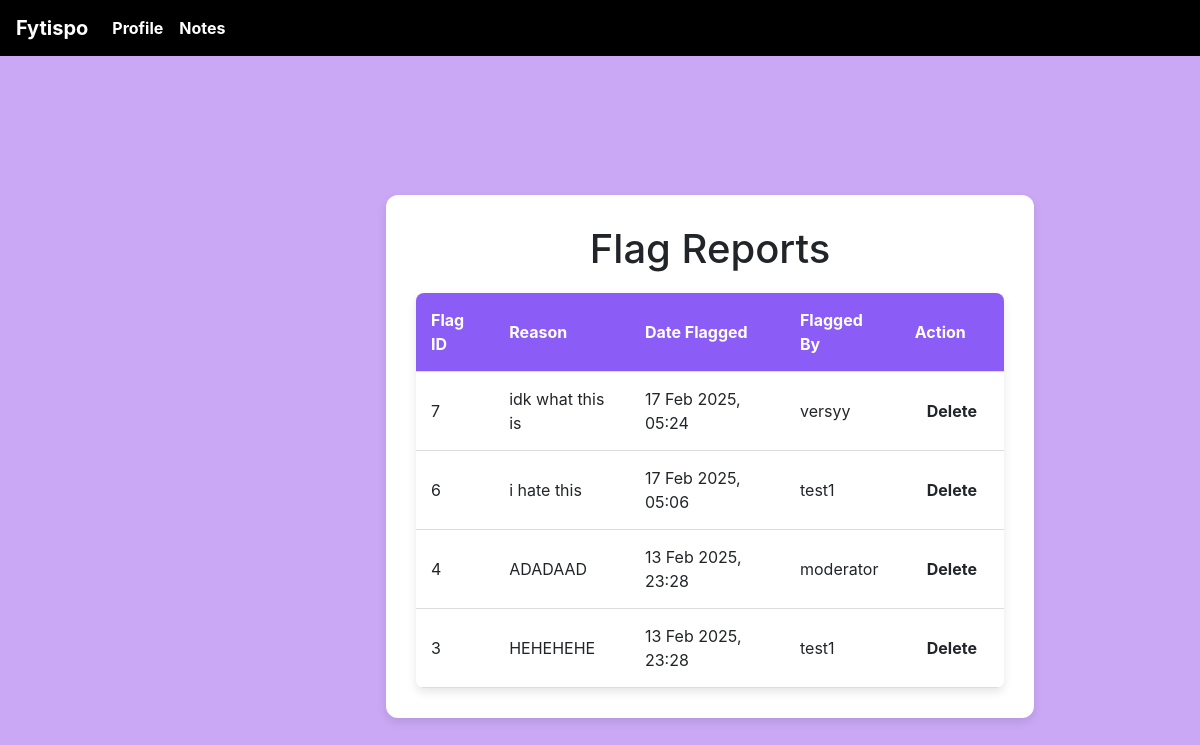
/modDashboard/modFlag/ (signed in), run on the app's committed database.
### FytispoApp/models.py (models this page shows, shortened)
class FlagReport(models.Model):
    flag_id = models.AutoField(primary_key=True)  # Primary Key (Auto-incremented)
    reason = models.CharField(max_length=255)
    date_flagged = models.DateTimeField(auto_now_add=True)
    user = models.ForeignKey(User, on_delete=models.CASCADE, related_name="flag_reports")  # Foreign Key to User (Who flagged it)
    content = models.ForeignKey(Content, on_delete=models.CASCADE, related_name="flag_reports")  # Foreign Key to Content

class User(AbstractUser):
    user_id = models.AutoField(primary_key=True)  # Primary Key (Auto-incremented)
    email = models.EmailField(unique=True, null=False)
    created_at = models.DateTimeField(auto_now_add=True)
    role = models.ForeignKey(Role, on_delete=models.CASCADE, related_name="users")  # Foreign Key to Role
    groups = models.ManyToManyField(
        "auth.Group",
        related_name="custom_user_groups",  # Prevents conflict
        blank=True
    )
    user_permissions = models.ManyToManyField(
        "auth.Permission",
        related_name="custom_user_permissions",  # Prevents conflict
        blank=True
    )

### FytispoApp/views.py (the view)
# urls.py: path('modDashboard/modFlag/', views.modFlag_views, name='modFlag'),
@login_required
def modFlag_views(request):
    flagged_reports = FlagReport.objects.all().order_by("-date_flagged")  # Get all flag reports
    return render(request, 'modFlag.html', {"flagged_reports": flagged_reports})

### FytispoApp/templates/modFlag.html (shortened to what this page needs)
{% extends 'base.html' %}
{% load static %}
{% block extra_css %}
<link rel="stylesheet" href="{% static 'CSS/modFlag.css' %}">
{% endblock %}
{% block content %}
<div class="dashboard-container">
    <div class="main-content">
        <div class="content-container">
            <h1>Flag Reports</h1>
            <table class="flagged-table">
                <thead>
                    <tr>
                        <th>Flag ID</th>
                        <th>Reason</th>
                        <th>Date Flagged</th>
                        <th>Flagged By</th>
                        <th>Action</th>
                    </tr>
                </thead>
                <tbody>
                    {% for flag in flagged_reports %}
                        <tr>
                            <td>{{ flag.flag_id }}</td>
                            <td>{{ flag.reason }}</td>
                            <td>{{ flag.date_flagged|date:"d M Y, H:i" }}</td>
                            <td>{{ flag.user.username }}</td>
                            <td>
                                <form method="POST" action="{% url 'delete_flag_report' flag.flag_id %}">
                                    <button type="submit" class="btn delete-btn">Delete</button>
                                </form>
                            </td>
                        </tr>
                    {% empty %}
                        <tr>
                            <td colspan="5">No flag reports available.</td>
                        </tr>
                    {% endfor %}
                </tbody>
            </table>
        </div>
    </div>
</div>
{% endblock %}

### FytispoApp/static/CSS/modFlag.css (style rules this page uses)
body, html { background-color: #caa8f5; height: 100%; margin: 0; padding: 0; overflow-x: hidden; }
.main-content { flex-grow: 1; margin-left: 220px; padding: 40px; display: flex; flex-direction: column; min-height: 100vh; align-items: center; justify-content: center; }
.content-container { background: white; padding: 30px; border-radius: 12px; box-shadow: 0px 4px 10px rgba(0, 0, 0, 0.1); width: 80%; max-width: 1000px; text-align: center; }
.flagged-table { width: 100%; border-collapse: collapse; margin-top: 20px; background: #fff; border-radius: 8px; overflow: hidden; box-shadow: 0px 4px 10px rgba(0, 0, 0, 0.1); }
.flagged-table th, .flagged-table td { padding: 15px; text-align: left; border-bottom: 1px solid #ddd; }
.flagged-table th { background-color: #8b5cf6; color: white; }
.btn { padding: 8px 12px; border: none; cursor: pointer; border-radius: 5px; font-weight: bold; }

### data on the page
FlagReport: flag_id "7", reason "idk what this is", date_flagged "17 Feb 2025, 05:24", user.username "versyy"
FlagReport: flag_id "6", reason "i hate this", date_flagged "17 Feb 2025, 05:06", user.username "test1"
FlagReport: flag_id "4", reason "ADADAAD", date_flagged "13 Feb 2025, 23:28", user.username "moderator"
FlagReport: flag_id "3", reason "HEHEHEHE", date_flagged "13 Feb 2025, 23:28", user.username "test1"
